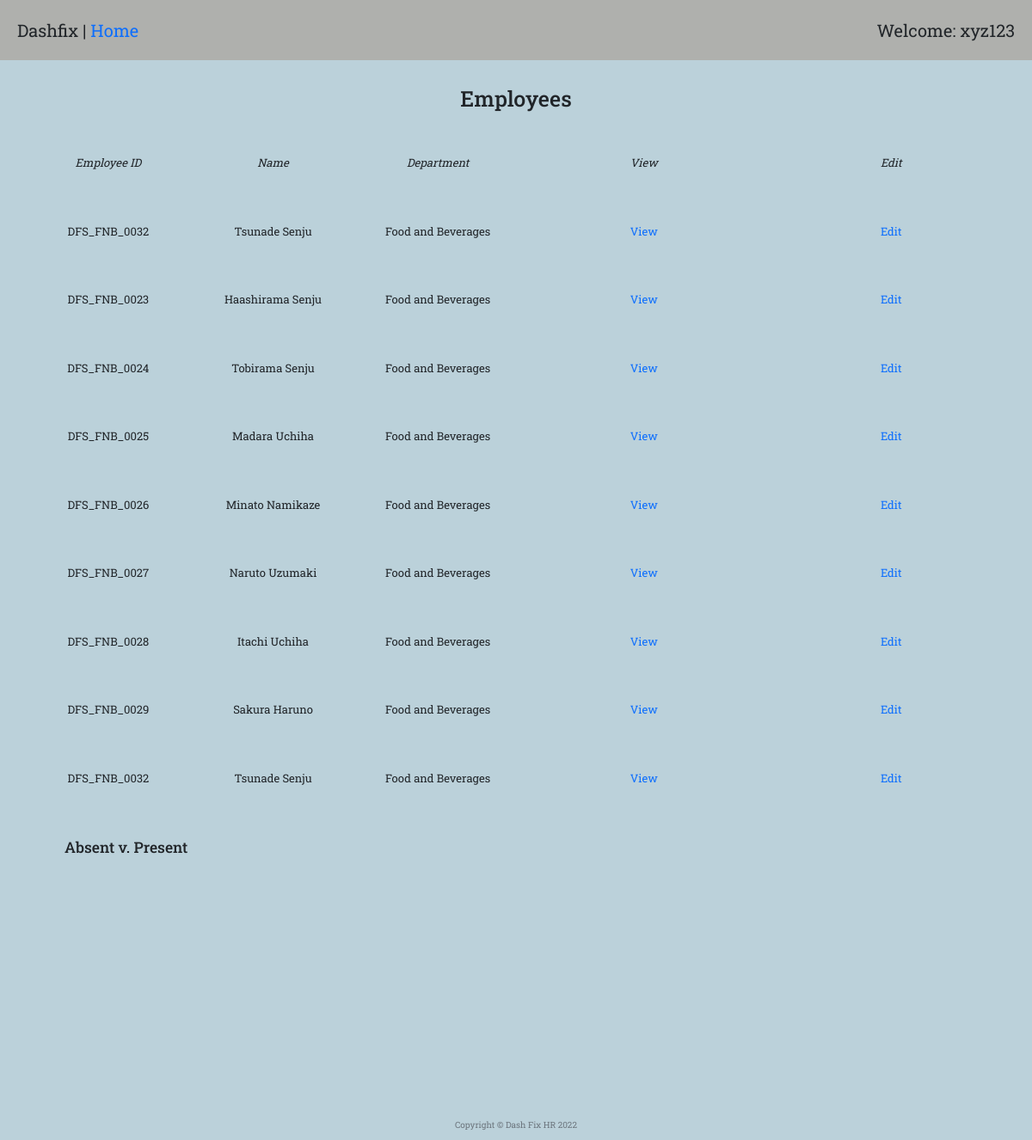
The app's page /employee_report (signed in), older data.
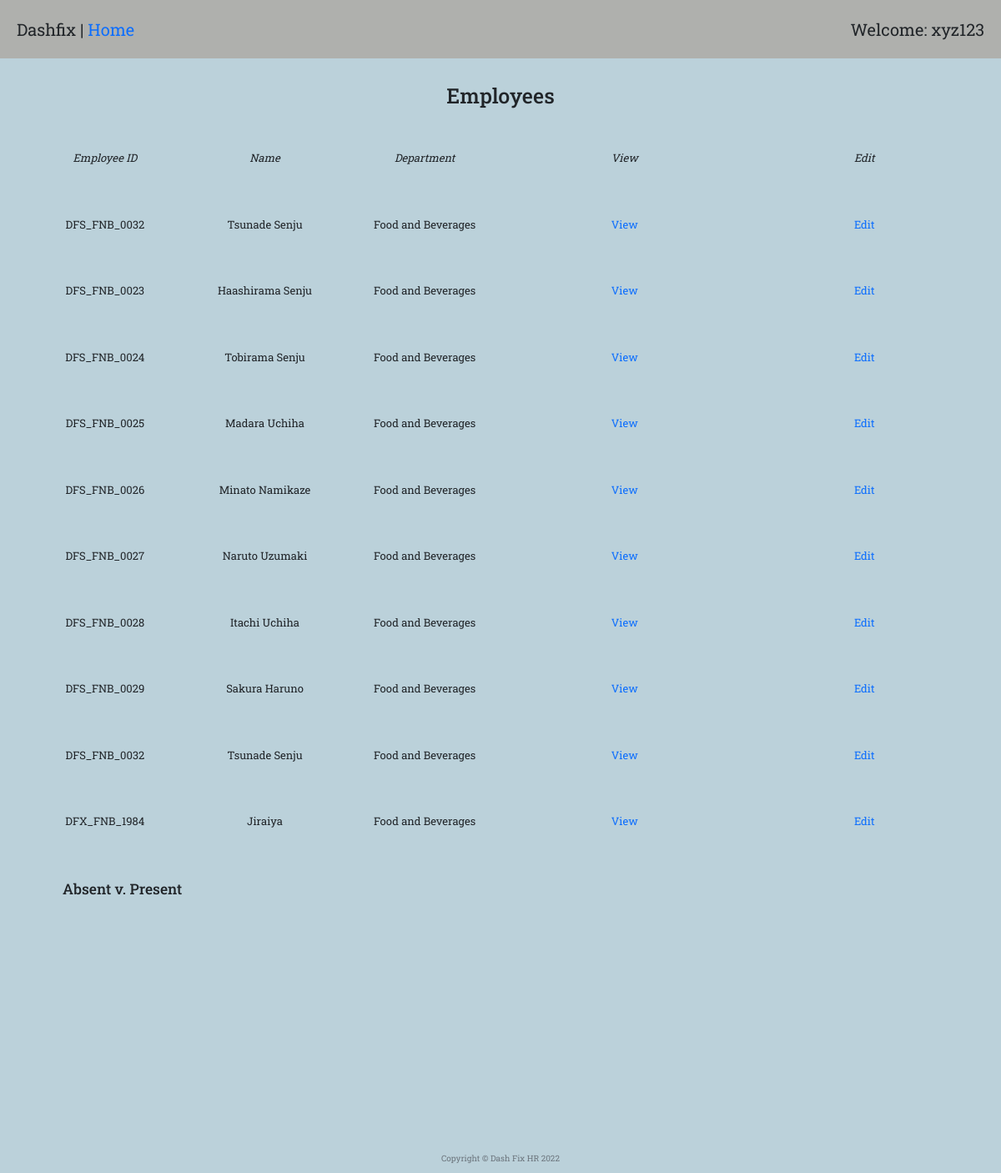
The same page, newer data.
### mainTest.py (models this page shows)
class departmentMaster(db.Model):
    __tablename__ = "departmentMaster"
    id = Column(Integer, primary_key=True)
    name = Column(String(300))
    employee = relationship("employeeMaster", back_populates="department")

class employeeMaster(db.Model):
    __tablename__ = "employeeMaster"
    id = Column(Integer, primary_key=True)
    employeeID = Column(String(300))
    joining_date = Column(DateTime)
    name = Column(String(300))
    addressUae = Column(String(300))
    poBox = Column(String(300))
    mobilePersonal = Column(Integer)
    mobileHome = Column(Integer)
    personalMail = Column(String(300))
    addressHome = Column(String(300))
    passportNumber = Column(Integer)
    nationality = Column(String(300))
    ownCar = Column(Boolean)
    carRent = Column(Boolean)
    company_laptop = Column(String(300))
    company_mobile = Column(String(300))
    emUaeName = Column(String(300))
    emUaeRel = Column(String(300))
    emUaeAddr = Column(String(300))
    emUaeMobileNumber = Column(Integer)
    emUaeHomeNumber = Column(Integer)
    originCountry = Column(String(300))
    emCoName = Column(String(300))
    emCoRel = Column(String(300))
    emCoAddr = Column(String(300))
    emCoMobileNumber = Column(Integer)
    emCoHomeNumber = Column(Integer)
    createdBy = Column(Integer, ForeignKey("Users.id"))
    user = relationship("User", back_populates="employee")
    departmentId = Column(Integer, ForeignKey("departmentMaster.id"))
    department = relationship("departmentMaster", back_populates="employee")
    document = relationship("documentMaster", back_populates="employee")
    actionItem = relationship("actionItemMaster", back_populates="employee")
    leave = relationship("leaveApplicationMaster", back_populates="employee")
    passport = relationship("passportApplicationMaster", back_populates="employee")
    timesheet = relationship("timesheetEntryMaster", back_populates="employee")
    roster = relationship("rosterEntryMaster", back_populates="employee")

### mainTest.py (the view)
@app.route("/employee_report", methods=["GET", "POST"])
@admin_only
def employee_report():
    employee_list = employeeMaster.query.all()
    date_test = '2022-09-01'
    roster_element = db.session.query(rosterMaster).filter_by(date=date_test).first()
    roster_entries = db.session.query(rosterEntryMaster).filter_by(rosterID=roster_element.id).all()
    off_days = 0
    for i in roster_entries:
        if i.absent != 'none':
            off_days += 1
    data = {'Task': 'Hours per Day', 'Absent': off_days, 'Present': len(roster_entries)}
    department = []
    for ts in employee_list:
        department_element = departmentMaster.query.get(ts.departmentId)
        department_name = department_element.name
        department.append(department_name)
    return render_template("employee_report.html", ts=employee_list, len=range(len(department)), departments=department,
                           data=data)

### mainTest.py (called while the page is built)
def admin_only(f):
    @wraps(f)
    def decorated_function(*args, **kwargs):
        admin = User.query.all()
        admin_id = []
        for i in admin:
            id_ = i.id
            admin_id.append(id_)
        if current_user.id not in admin_id:
            return abort(403)
        return f(*args, **kwargs)
    return decorated_function

@login_manager.user_loader
def load_user(user_id):
    return User.query.get(int(user_id))

### templates/employee_report.html (shortened to what this page needs)
{% extends 'bootstrap/base.html' %}
{% import "bootstrap/wtf.html" as wtf %}
{% block content %}
{% include "header.html" %}
  <div class="welcome">
    <span>Dashfix | <a href="{{url_for('home')}}">Home</a></span>
    <span>Welcome: xyz123</span>
  </div>
  <h1 style="margin-top: 30px; margin-bottom: 50px; text-align: center;">Employees</h1>
  <div class="row" style="margin-bottom: 50px; margin-left: 30px; font-size: 1.5rem; text-align: center;">
    <div class="col-2"><p><em>Employee ID</em></p></div>
    <div class="col-2"><p><em>Name</em></p></div>
    <div class="col-2"><p><em>Department</em></p></div>
    <div class="col-3"><p><em>View</em></p></div>
    <div class="col-3"><p><em>Edit</em></p></div>
  </div>
  {% for i in len %}
      <div class="row" style="margin-bottom: 50px; margin-left: 30px; text-align: center;">
        <div class="col-2"><p>{{ ts[i].employeeID }}</p></div>
        <div class="col-2"><p>{{ ts[i].name }}</p></div>
        <div class="col-2"><p>{{ departments[i] }}</p></div>
        <div class="col-3"><p><a href="{{url_for('employee_view', employee_id=ts[i].id)}}">View</a></p></div>
        <div class="col-3"><p><a href="{{url_for('employee_edit', employee_id=ts[i].id)}}">Edit</a></p></div>
      </div>
  {% endfor %}
  <div style="margin: 50px 20px 0 10px;width: 1000px;margin-bottom: 50px; margin-left: 75px;">
      <h3>Absent v. Present</h3>
      <div id="piechart_3d" style="width: 450px; height: 250px;"></div>
  </div>
{% include "footer.html" %}
{% endblock %}

Row changes from the older to the newer data that the page shows:
added employeeMaster: employeeID "DFX_FNB_1984", name "Jiraiya"
Text that changed along with them:
new list line: "Food and Beverages"
new list line: "View Edit"
